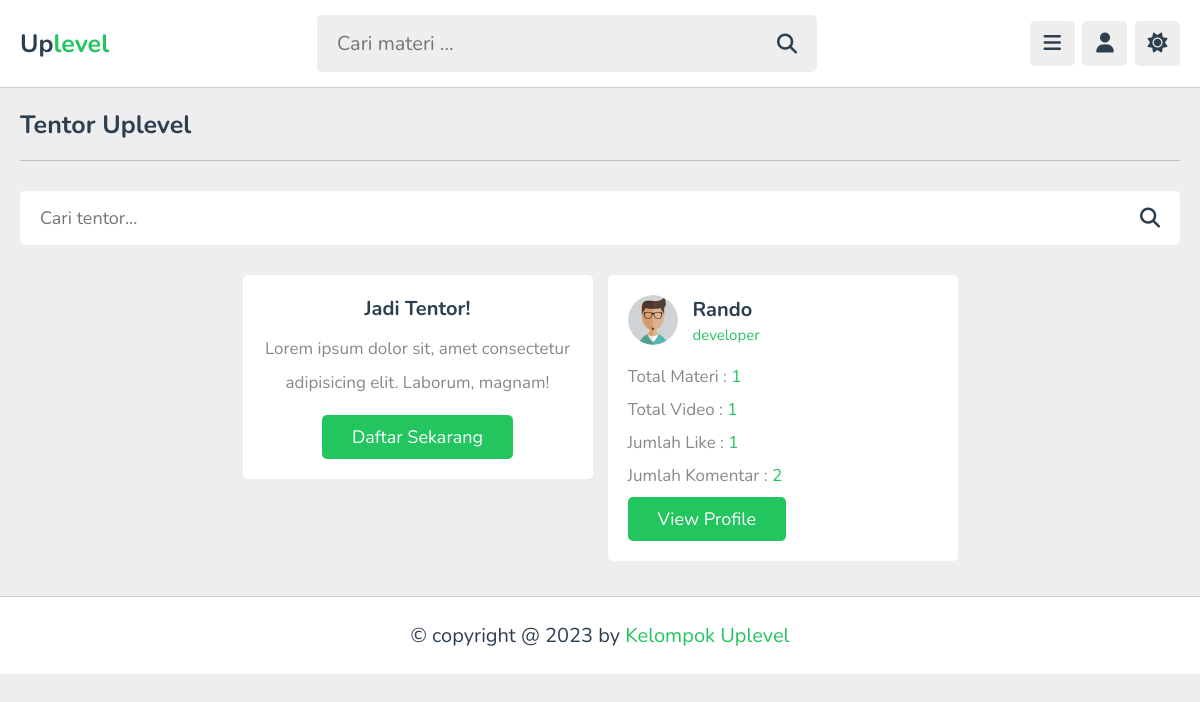
Page /teachers.php (signed in) on the committed database.
### tables this page shows
CREATE TABLE `tutors` (
  `id` varchar(20) NOT NULL,
  `name` varchar(50) NOT NULL,
  `profession` varchar(50) NOT NULL,
  `email` varchar(50) NOT NULL,
  `password` varchar(50) NOT NULL,
  `image` varchar(100) NOT NULL
);

### teachers.php (the view, shortened to what this page needs)
<?php
include 'components/connect.php';
?>
<!DOCTYPE html>
<html lang="en">
<head>
   <link rel="stylesheet" href="https://cdnjs.cloudflare.com/ajax/libs/font-awesome/6.2.0/css/all.min.css">
   <link rel="stylesheet" href="css/style.css">
</head>
<body>
<?php include 'components/user_header.php'; ?>
<section class="teachers">
   <h1 class="heading">tentor uplevel</h1>
   <form action="search_tutor.php" method="post" class="search-tutor">
      <input type="text" name="search_tutor" maxlength="100" placeholder="Cari tentor..." required>
      <button type="submit" name="search_tutor_btn" class="fas fa-search"></button>
   </form>
   <div class="box-container">
      <div class="box offer">
         <h3>Jadi Tentor!</h3>
         <p>Lorem ipsum dolor sit, amet consectetur adipisicing elit. Laborum, magnam!</p>
         <a href="admin/register.php" class="inline-btn">Daftar Sekarang</a>
      </div>
      <?php
         $select_tutors = $conn->prepare("SELECT * FROM `tutors`");
         $select_tutors->execute();
         if($select_tutors->rowCount() > 0){
            while($fetch_tutor = $select_tutors->fetch(PDO::FETCH_ASSOC)){
               $tutor_id = $fetch_tutor['id'];
               $count_playlists = $conn->prepare("SELECT * FROM `playlist` WHERE tutor_id = ?");
               $count_playlists->execute([$tutor_id]);
               $total_playlists = $count_playlists->rowCount();
               $count_contents = $conn->prepare("SELECT * FROM `content` WHERE tutor_id = ?");
               $count_contents->execute([$tutor_id]);
               $total_contents = $count_contents->rowCount();
               $count_likes = $conn->prepare("SELECT * FROM `likes` WHERE tutor_id = ?");
               $count_likes->execute([$tutor_id]);
               $total_likes = $count_likes->rowCount();
               $count_comments = $conn->prepare("SELECT * FROM `comments` WHERE tutor_id = ?");
               $count_comments->execute([$tutor_id]);
               $total_comments = $count_comments->rowCount();
      ?>
      <div class="box">
         <div class="tutor">
            <img src="uploaded_files/<?= $fetch_tutor['image']; ?>" alt="">
            <div>
               <h3><?= $fetch_tutor['name']; ?></h3>
               <span><?= $fetch_tutor['profession']; ?></span>
            </div>
         </div>
         <p>Total Materi : <span><?= $total_playlists; ?></span></p>
         <p>Total Video : <span><?= $total_contents ?></span></p>
         <p>Jumlah Like : <span><?= $total_likes ?></span></p>
         <p>Jumlah Komentar : <span><?= $total_comments ?></span></p>
         <form action="tutor_profile.php" method="post">
            <input type="submit" value="view profile" name="tutor_fetch" class="inline-btn">
         </form>
      </div>
      <?php
            }
         }else{
            echo '<p class="empty">Tidak ditemukan Tentor!</p>';
         }
      ?>
   </div>
</section>
<?php include 'components/footer.php'; ?>
</body>
</html>

### css/style.css (style rules this page uses)
:root { --main-color:#22C55E; --red:#e74c3c; --oragen:#f39c12; --white:#fff; --black:#2c3e50; --light-color:#888; --light-bg:#eee; --border:.1rem solid rgba(0,0,0,.2); }
* { font-family: 'Nunito', sans-serif; margin: 0; padding: 0; box-sizing: border-box; outline: none; border: none; text-decoration: none; }
html { font-size: 62.5%; overflow-x: hidden; }
body { background-color: var(--light-bg); padding-left: 30rem; }
section { padding:2rem; max-width: 1200px; margin: 0 auto; }
.btn, .option-btn, .delete-btn, .inline-btn, .inline-option-btn, .inline-delete-btn { border-radius: .5rem; padding: 1rem 3rem; font-size: 1.8rem; color: #fff; margin-top: 1rem; text-transform: capitalize; cursor: pointer; text-align: center; }
.inline-btn, .inline-option-btn, .inline-delete-btn { display: inline-block; }
.btn, .inline-btn { background-color: var(--main-color); }
.heading { padding-bottom: 1.8rem; border-bottom: var(--border); font-size: 2.5rem; color: var(--black); text-transform: capitalize; margin-bottom: 3rem; }
.teachers .search-tutor { margin-bottom: 3rem; display: flex; align-items: center; gap: 1.5rem; padding: 1.5rem 2rem; background-color: var(--white); border-radius: .5rem; }
.teachers .search-tutor input { width: 100%; font-size: 1.8rem; color: var(--black); background: none; }
.teachers .search-tutor button { font-size: 2rem; cursor: pointer; color: var(--black); background: none; }
.teachers .box-container { display: grid; grid-template-columns: repeat(auto-fit, 35rem); gap: 1.5rem; align-items: flex-start; justify-content: center; }
.teachers .box-container .box { border-radius: .5rem; padding: 2rem; background-color: var(--white); }
.teachers .box-container .box .tutor { margin-bottom: 1rem; display: flex; align-items: center; gap: 1.5rem; }
.teachers .box-container .box .tutor img { height: 5rem; width: 5rem; object-fit: cover; border-radius: 50%; }
.teachers .box-container .box .tutor h3 { color: var(--black); font-size: 2rem; margin-bottom: .2rem; }
.teachers .box-container .box .tutor span { color: var(--main-color); font-size: 1.5rem; }
.teachers .box-container .box p { padding-top: 1rem; font-size: 1.7rem; color: var(--light-color); }
.teachers .box-container .box p span { color: var(--main-color); }
.teachers .box-container .offer { text-align: center; }
.teachers .box-container .offer h3 { font-size: 2rem; color: var(--black); }
.teachers .box-container .offer p { line-height: 2; padding-bottom: .5rem; }
@media (max-width:1200px) { body { padding-left: 0; } }

### rows in the picture
tutors: image (picture), name "Rando", profession "developer", total_playlists "1", total_contents "1", total_likes "1", total_comments "2"
